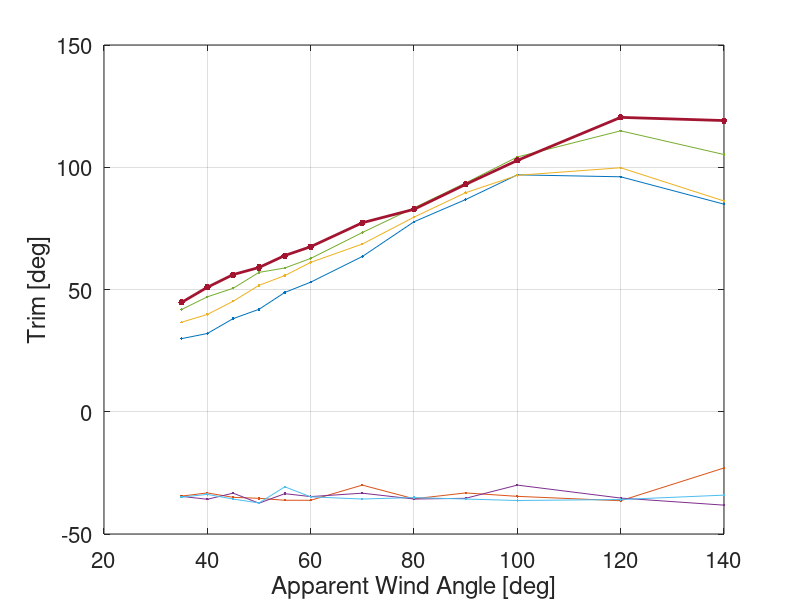

MATLAB code for this plot:
clear;format compact
a=[35.0 29.9 -34.5 36.6 -34.6 41.8 -34.9 44.7 -31.1
40.0 32.0 -33.2 39.8 -35.8 47.0 -33.8 50.9 -28.2
45.0 38.1 -35.0 45.2 -33.3 50.5 -35.7 56.1 -35.0
50.0 41.9 -35.4 51.7 -37.4 57.0 -37.3 59.0 -30.4
55.0 48.8 -36.2 55.7 -33.5 58.8 -30.7 63.9 -31.2
60.0 53.0 -36.2 61.1 -34.7 62.7 -34.8 67.5 -33.8
70.0 63.5 -30.0 68.6 -33.3 73.3 -35.7 77.3 -36.0
80.0 77.7 -35.6 79.6 -35.7 83.4 -35.1 82.8 -30.4
90.0 86.8 -33.2 89.6 -35.4 93.6 -35.7 93.0 -29.7
100.0 96.9 -34.6 96.7 -30.0 104.2 -36.3 102.8 -33.9
120.0 96.1 -36.4 99.8 -35.3 114.9 -35.9 120.4 -33.4
140.0 84.9 -23.0 86.2 -38.2 105.2 -34.1 119.1 -27.1];

plot(a(:,1),a(:,2),'.-',...
     a(:,1),a(:,3),'.-',...
     a(:,1),a(:,4),'.-',...
     a(:,1),a(:,5),'.-',...
     a(:,1),a(:,6),'.-',...
     a(:,1),a(:,7),'.-',...
     a(:,1),a(:,8),'.-','linewidth',2,'markersize',15);
 grid on; zoom on;
 set(gca,'fontsize',16);
 xlabel('Apparent Wind Angle [deg]'); 
 ylabel('Trim [deg]');
 saveas(gcf,'opt_plot','png')